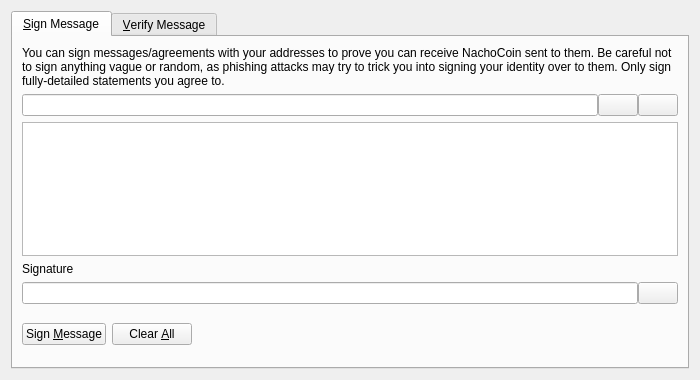
<?xml version="1.0" encoding="UTF-8"?>
<ui version="4.0">
 <class>SignVerifyMessageDialog</class>
 <widget class="QDialog" name="SignVerifyMessageDialog">
  <property name="geometry">
   <rect>
    <x>0</x>
    <y>0</y>
    <width>700</width>
    <height>380</height>
   </rect>
  </property>
  <property name="windowTitle">
   <string>Signatures - Sign / Verify a Message</string>
  </property>
  <property name="modal">
   <bool>true</bool>
  </property>
  <layout class="QVBoxLayout" name="verticalLayout">
   <item>
    <widget class="QTabWidget" name="tabWidget">
     <property name="currentIndex">
      <number>0</number>
     </property>
     <widget class="QWidget" name="tabSignMessage">
      <attribute name="title">
       <string>&amp;Sign Message</string>
      </attribute>
      <layout class="QVBoxLayout" name="verticalLayout_SM">
       <item>
        <widget class="QLabel" name="infoLabel_SM">
         <property name="text">
          <string>You can sign messages/agreements with your addresses to prove you can receive NachoCoin sent to them. Be careful not to sign anything vague or random, as phishing attacks may try to trick you into signing your identity over to them. Only sign fully-detailed statements you agree to.</string>
         </property>
         <property name="textFormat">
          <enum>Qt::PlainText</enum>
         </property>
         <property name="wordWrap">
          <bool>true</bool>
         </property>
        </widget>
       </item>
       <item>
        <layout class="QHBoxLayout" name="horizontalLayout_1_SM">
         <property name="spacing">
          <number>0</number>
         </property>
         <item>
          <widget class="QValidatedLineEdit" name="addressIn_SM">
           <property name="toolTip">
            <string>The NachoCoin address to sign the message with</string>
           </property>
          </widget>
         </item>
         <item>
          <widget class="QPushButton" name="addressBookButton_SM">
           <property name="toolTip">
            <string>Choose previously used address</string>
           </property>
           <property name="text">
            <string/>
           </property>
           <property name="shortcut">
            <string>Alt+A</string>
           </property>
           <property name="autoDefault">
            <bool>false</bool>
           </property>
          </widget>
         </item>
         <item>
          <widget class="QPushButton" name="pasteButton_SM">
           <property name="toolTip">
            <string>Paste address from clipboard</string>
           </property>
           <property name="text">
            <string/>
           </property>
           <property name="shortcut">
            <string>Alt+P</string>
           </property>
           <property name="autoDefault">
            <bool>false</bool>
           </property>
          </widget>
         </item>
        </layout>
       </item>
       <item>
        <widget class="QPlainTextEdit" name="messageIn_SM">
         <property name="toolTip">
          <string>Enter the message you want to sign here</string>
         </property>
        </widget>
       </item>
       <item>
        <widget class="QLabel" name="signatureLabel_SM">
         <property name="text">
          <string>Signature</string>
         </property>
         <property name="textFormat">
          <enum>Qt::PlainText</enum>
         </property>
        </widget>
       </item>
       <item>
        <layout class="QHBoxLayout" name="horizontalLayout_2_SM">
         <property name="spacing">
          <number>0</number>
         </property>
         <item>
          <widget class="QLineEdit" name="signatureOut_SM">
           <property name="font">
            <font>
             <italic>true</italic>
            </font>
           </property>
           <property name="readOnly">
            <bool>true</bool>
           </property>
          </widget>
         </item>
         <item>
          <widget class="QPushButton" name="copySignatureButton_SM">
           <property name="toolTip">
            <string>Copy the current signature to the system clipboard</string>
           </property>
           <property name="text">
            <string/>
           </property>
           <property name="autoDefault">
            <bool>false</bool>
           </property>
          </widget>
         </item>
        </layout>
       </item>
       <item>
        <layout class="QHBoxLayout" name="horizontalLayout_3_SM">
         <item>
          <widget class="QPushButton" name="signMessageButton_SM">
           <property name="toolTip">
            <string>Sign the message to prove you own this NachoCoin address</string>
           </property>
           <property name="text">
            <string>Sign &amp;Message</string>
           </property>
           <property name="autoDefault">
            <bool>false</bool>
           </property>
          </widget>
         </item>
         <item>
          <widget class="QPushButton" name="clearButton_SM">
           <property name="toolTip">
            <string>Reset all sign message fields</string>
           </property>
           <property name="text">
            <string>Clear &amp;All</string>
           </property>
           <property name="autoDefault">
            <bool>false</bool>
           </property>
          </widget>
         </item>
         <item>
          <spacer name="horizontalSpacer_1_SM">
           <property name="orientation">
            <enum>Qt::Horizontal</enum>
           </property>
           <property name="sizeHint" stdset="0">
            <size>
             <width>40</width>
             <height>48</height>
            </size>
           </property>
          </spacer>
         </item>
         <item>
          <widget class="QLabel" name="statusLabel_SM">
           <property name="font">
            <font>
             <weight>75</weight>
             <bold>true</bold>
            </font>
           </property>
           <property name="text">
            <string/>
           </property>
           <property name="wordWrap">
            <bool>true</bool>
           </property>
          </widget>
         </item>
         <item>
          <spacer name="horizontalSpacer_2_SM">
           <property name="orientation">
            <enum>Qt::Horizontal</enum>
           </property>
           <property name="sizeHint" stdset="0">
            <size>
             <width>40</width>
             <height>48</height>
            </size>
           </property>
          </spacer>
         </item>
        </layout>
       </item>
      </layout>
     </widget>
     <widget class="QWidget" name="tabVerifyMessage">
      <attribute name="title">
       <string>&amp;Verify Message</string>
      </attribute>
      <layout class="QVBoxLayout" name="verticalLayout_VM">
       <item>
        <widget class="QLabel" name="infoLabel_VM">
         <property name="text">
          <string>Enter the receiver's address, message (ensure you copy line breaks, spaces, tabs, etc. exactly) and signature below to verify the message. Be careful not to read more into the signature than what is in the signed message itself, to avoid being tricked by a man-in-the-middle attack. Note that this only proves the signing party receives with the address, it cannot prove sendership of any transaction!</string>
         </property>
         <property name="textFormat">
          <enum>Qt::PlainText</enum>
         </property>
         <property name="alignment">
          <set>Qt::AlignLeading|Qt::AlignLeft|Qt::AlignTop</set>
         </property>
         <property name="wordWrap">
          <bool>true</bool>
         </property>
        </widget>
       </item>
       <item>
        <layout class="QHBoxLayout" name="horizontalLayout_1_VM">
         <property name="spacing">
          <number>0</number>
         </property>
         <item>
          <widget class="QValidatedLineEdit" name="addressIn_VM">
           <property name="toolTip">
            <string>The NachoCoin address the message was signed with</string>
           </property>
          </widget>
         </item>
         <item>
          <widget class="QPushButton" name="addressBookButton_VM">
           <property name="toolTip">
            <string>Choose previously used address</string>
           </property>
           <property name="text">
            <string/>
           </property>
           <property name="shortcut">
            <string>Alt+A</string>
           </property>
           <property name="autoDefault">
            <bool>false</bool>
           </property>
          </widget>
         </item>
        </layout>
       </item>
       <item>
        <widget class="QPlainTextEdit" name="messageIn_VM"/>
       </item>
       <item>
        <widget class="QValidatedLineEdit" name="signatureIn_VM"/>
       </item>
       <item>
        <layout class="QHBoxLayout" name="horizontalLayout_2_VM">
         <item>
          <widget class="QPushButton" name="verifyMessageButton_VM">
           <property name="toolTip">
            <string>Verify the message to ensure it was signed with the specified NachoCoin address</string>
           </property>
           <property name="text">
            <string>Verify &amp;Message</string>
           </property>
           <property name="autoDefault">
            <bool>false</bool>
           </property>
          </widget>
         </item>
         <item>
          <widget class="QPushButton" name="clearButton_VM">
           <property name="toolTip">
            <string>Reset all verify message fields</string>
           </property>
           <property name="text">
            <string>Clear &amp;All</string>
           </property>
           <property name="autoDefault">
            <bool>false</bool>
           </property>
          </widget>
         </item>
         <item>
          <spacer name="horizontalSpacer_1_VM">
           <property name="orientation">
            <enum>Qt::Horizontal</enum>
           </property>
           <property name="sizeHint" stdset="0">
            <size>
             <width>40</width>
             <height>48</height>
            </size>
           </property>
          </spacer>
         </item>
         <item>
          <widget class="QLabel" name="statusLabel_VM">
           <property name="font">
            <font>
             <weight>75</weight>
             <bold>true</bold>
            </font>
           </property>
           <property name="text">
            <string/>
           </property>
           <property name="wordWrap">
            <bool>true</bool>
           </property>
          </widget>
         </item>
         <item>
          <spacer name="horizontalSpacer_2_VM">
           <property name="orientation">
            <enum>Qt::Horizontal</enum>
           </property>
           <property name="sizeHint" stdset="0">
            <size>
             <width>40</width>
             <height>48</height>
            </size>
           </property>
          </spacer>
         </item>
        </layout>
       </item>
      </layout>
     </widget>
    </widget>
   </item>
  </layout>
 </widget>
 <customwidgets>
  <customwidget>
   <class>QValidatedLineEdit</class>
   <extends>QLineEdit</extends>
   <header>qvalidatedlineedit.h</header>
  </customwidget>
 </customwidgets>
 <resources>
  <include location="../nachocoin.qrc"/>
 </resources>
 <connections/>
</ui>
